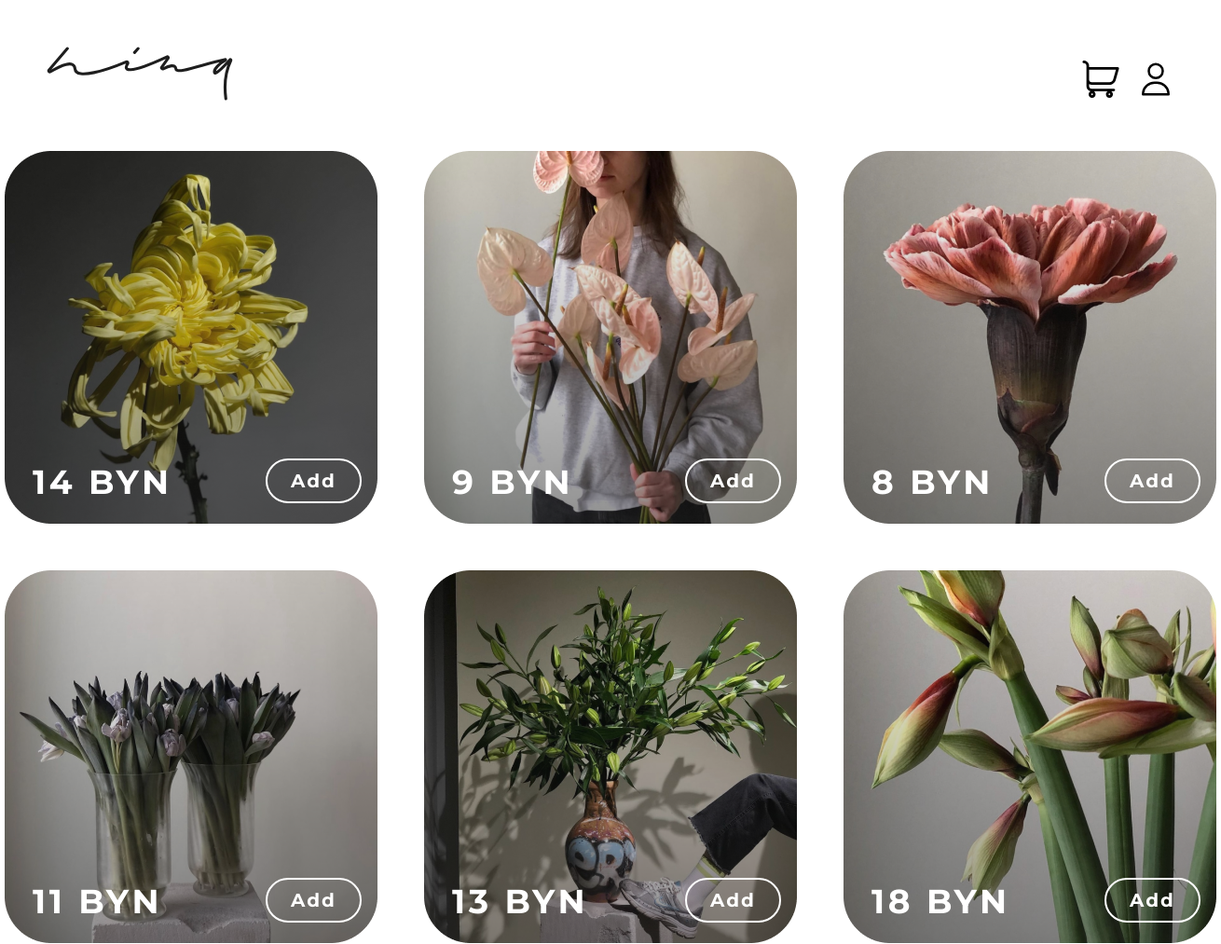
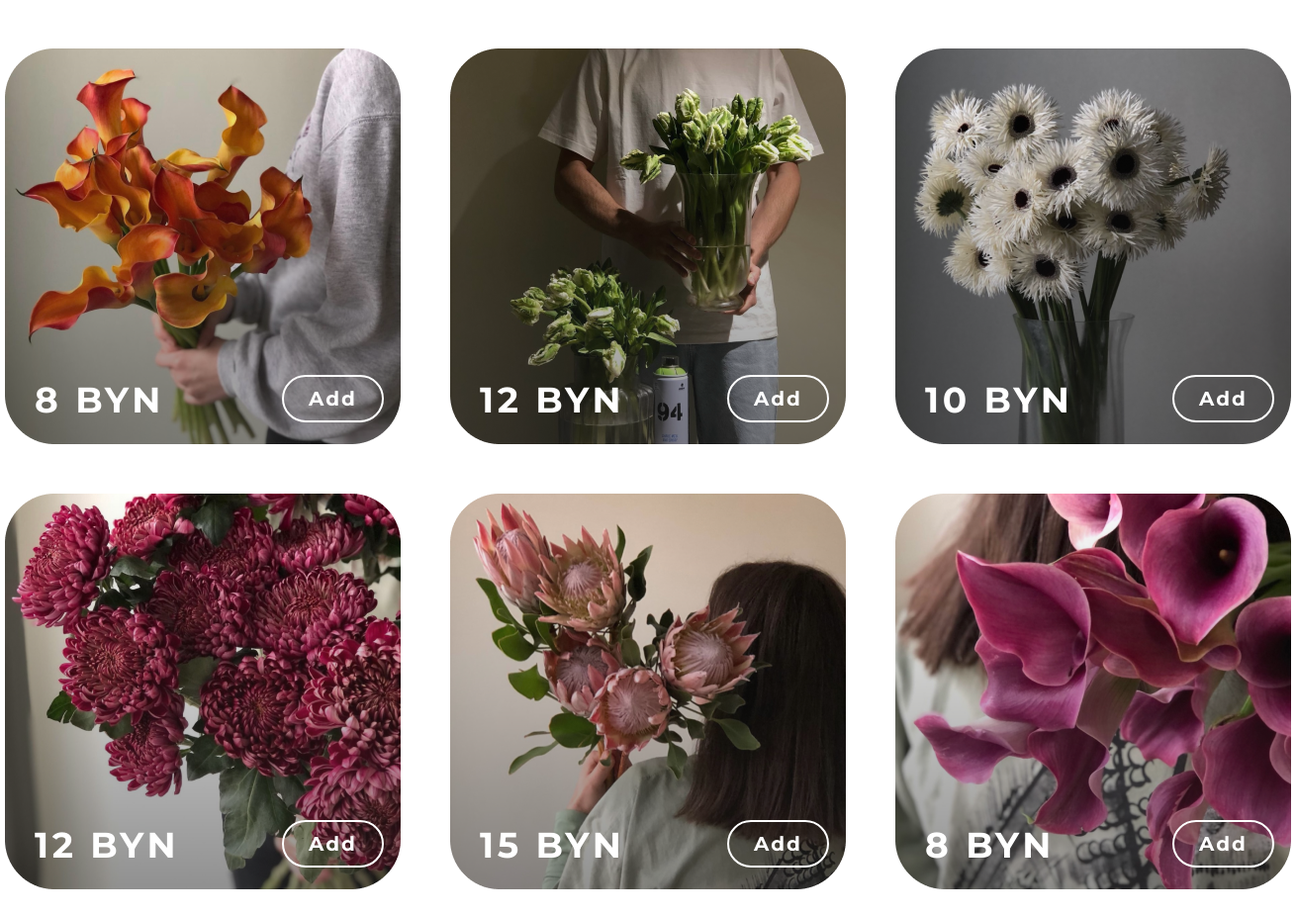
The app's page /store/create_bouquet/ with its own data (2 pictures, top to bottom).
### store/models.py (models this page shows, shortened)
class Item(models.Model):
    name = models.CharField(max_length=35)
    image = models.ImageField(upload_to='./static/image')
    price = models.IntegerField(max_length=10, default=0)
    type = models.ForeignKey(Type, on_delete=models.CASCADE, related_name='item_type', default=0)

### store/views.py (the view)
# urls.py: path('create_bouquet/', views.CreateBouquetView.as_view(), name="create_bouquet"),
class CreateBouquetView(ListView):
    model = Item
    template_name = "store/create_bouquet.html"
    def get_context_data(self, **kwargs):
        context = super().get_context_data(**kwargs)
        flowers = Item.objects.filter(type_id=2)
        context['flowers'] = flowers
        return context

### store/templates/store/create_bouquet.html (shortened to what this page needs)
<!DOCTYPE HTML>
{% block content %}
{% load static %}
<html lang="en">
	<head>
        <link rel="stylesheet" href="{% static 'style/items.css' %}">
    </head>
	<body>
        <header class="header">
            <a href="{% url 'index' %}"><img class="nina" src="{% static 'img/nina_header.svg' %}"></a>
            <div>
                <a href="{% url 'cart' %}"><img class="cart" src="{% static 'img/cart.svg' %}"></a>
                {% if user.is_superuser %}
                    <a href="{% url 'admin:index' %}"><img class="profile" src="{% static 'img/profile.svg' %}"></a>
                {% else %}
                    <a href="{% url 'profile' %}"><img class="profile" src="{% static 'img/profile.svg' %}"></a>
                {% endif %}
            </div>
        </header>
        <main>
            <div class="items" >
            {% for flower in flowers %}
                <div class="item" style="background-image: url({{flower.image.url}})">
                    <p class="price">{{flower.price}} BYN</p>
                    <form method="post" action="{% url 'get_item' flower.id %}">
                        <button type="submit" class="button">Add</button>
                    </form>
                </div>
            {% endfor %}
            </div>
        </main>
    </body>
</html>
{% endblock %}

### static/style/items.css (style rules this page uses)
body { font-family: 'Montserrat', sans-serif; padding-inline-start: 0; margin: 0; background-color: #ffffff; }
html { background-color: #ffffff; box-sizing: border-box; scroll-behavior: smooth; }
button, a { cursor: pointer; }
.header { display: flex; justify-content: space-between; margin-top: 50px; margin-left: 50px; margin-right: 50px; }
.items { display: grid; grid-template-columns: repeat(3, 400px); grid-row-gap: 50px; grid-column-gap: 50px; width: 1300px; margin: 50px auto; }
.nina { width: 200px; }
.cart { padding-top: 10px; }
.profile { padding-top: 15px; height: 40px; margin-left: 15px; }
.item { width: 400px; height: 400px; background-repeat: no-repeat; background-position: center; background-size: cover; display: flex; gap: 50px; }
.price { display: block; text-align: left; width: 200px; font-family: 'Montserrat'; font-weight: 700; font-size: 36px; line-height: 44px; letter-spacing: 0.1em; color: #FFFFFF; margin: 0; margin-left: 30px; margin-top: 333px; }
.button { background-color: inherit; border: 2px solid #FFFFFF; border-radius: 80px; font-family: 'Montserrat'; font-weight: 700; font-size: 20px; letter-spacing: 0.1em; margin-top: 330px; margin-bottom: 20px; padding: 10px 25px; color: #FFFFFF; text-decoration: none; }

### records on screen
Item: image (picture), price "14"
Item: image (picture), price "9"
Item: image (picture), price "8"
Item: image (picture), price "11"
Item: image (picture), price "13"
Item: image (picture), price "18"
Item: image (picture), price "8"
Item: image (picture), price "12"
Item: image (picture), price "10"
Item: image (picture), price "12"
Item: image (picture), price "15"
Item: image (picture), price "8"
